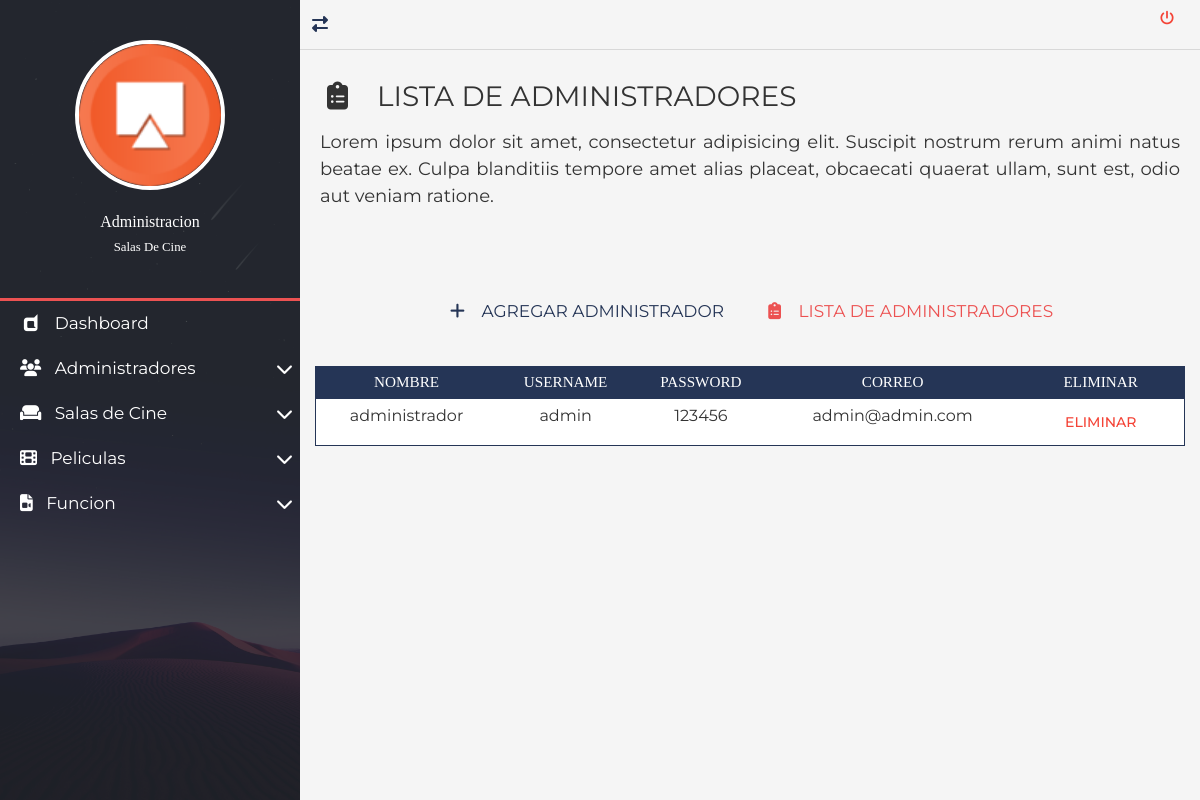
The page /views/administradores/admin-list.php on the database its author committed.
### tables this page shows
CREATE TABLE `administrador` (
  `nombre` varchar(100) NOT NULL,
  `username` varchar(100) NOT NULL,
  `password` varchar(100) NOT NULL,
  `correo` varchar(150) NOT NULL
);

### views/administradores/conexion.php (called while the page is built, shortened)
<?php
class conexion{
	public function conectar(){
		$this->link = new mysqli('localhost','root','','cine');
		return $this->link;
	}
}
?>

### views/administradores/administrador.php (called while the page is built, shortened)
<?php
class administrador
{
    private $link;
    function __construct($link)
    {
        $this->link = $link;
    }
    public function listar()
    {
        $sql = 'SELECT * FROM administrador';
        $result = $this->link->query($sql);
        $arr = array();
        while ($fil = $result->fetch_assoc()) $arr[] = $fil;
        return ($arr);
    }
}

### views/administradores/admin-list.php (the view, shortened to what this page needs)
<?php
require_once("./conexion.php");
require_once("./administrador.php");
$con = new conexion();
$adm = new administrador($con->conectar());
$arr = $adm->listar($con->conectar());
?>
<!DOCTYPE html>
<html lang="es">
<head>
	<link rel="stylesheet" href="../css/normalize.css">
	<link rel="stylesheet" href="../css/bootstrap.min.css">
	<link rel="stylesheet" href="../css/bootstrap-material-design.min.css">
	<link rel="stylesheet" href="../css/all.css">
	<link rel="stylesheet" href="../css/sweetalert2.min.css">
	<link rel="stylesheet" href="../css/jquery.mCustomScrollbar.css">
	<link rel="stylesheet" href="../css/style.css">
</head>
<body>
	<main class="full-box main-container">
		<section class="full-box nav-lateral">
			<div class="full-box nav-lateral-content">
				<figure class="full-box nav-lateral-avatar">
					<img src="../assets/avatar/cine.png" class="img-fluid" alt="Avatar">
					<figcaption class="roboto-medium text-center">
						Administracion <br><small class="roboto-condensed-light">Salas De Cine</small>
					</figcaption>
				</figure>
				<div class="full-box nav-lateral-bar"></div>
				<nav class="full-box nav-lateral-menu">
					<ul>
						<li>
							<a href="../home.php"><i class="fab fa-dashcube fa-fw"></i> &nbsp; Dashboard</a>
						</li>
						<li>
							<a href="#" class="nav-btn-submenu"><i class="fas fa-users fa-fw"></i> &nbsp; Administradores <i class="fas fa-chevron-down"></i></a>
						</li>
						<li>
							<a href="#" class="nav-btn-submenu"><i class="fas fa-couch"></i> &nbsp; Salas de Cine <i class="fas fa-chevron-down"></i></a>
						</li>
						<li>
							<a href="#" class="nav-btn-submenu"><i class="fas fa-film"></i> &nbsp; Peliculas <i class="fas fa-chevron-down"></i></a>
						</li>
						<li>
							<a href="#" class="nav-btn-submenu"><i class="fas fa-file-video"></i> &nbsp; Funcion <i class="fas fa-chevron-down"></i></a>
						</li>
					</ul>
				</nav>
			</div>
		</section>
		<section class="full-box page-content">
			<nav class="full-box navbar-info">
				<a href="#" class="float-left show-nav-lateral">
					<i class="fas fa-exchange-alt"></i>
				</a>
				<form action="../login.php" method="post">
					<button type="submit" name="cerrar" class="btn btn-danger"><i class="fas fa-power-off"></i></button>
				</form>
			</nav>
			<div class="full-box page-header">
				<h3 class="text-left">
					<i class="fas fa-clipboard-list fa-fw"></i> &nbsp; LISTA DE ADMINISTRADORES
				</h3>
				<p class="text-justify">
					Lorem ipsum dolor sit amet, consectetur adipisicing elit. Suscipit nostrum rerum animi natus beatae ex. Culpa blanditiis tempore amet alias placeat, obcaecati quaerat ullam, sunt est, odio aut veniam ratione.
				</p>
			</div>
			<div class="container-fluid">
				<ul class="full-box list-unstyled page-nav-tabs">
					<li>
						<a href="../administradores/admin-new.php"><i class="fas fa-plus fa-fw"></i> &nbsp; AGREGAR ADMINISTRADOR</a>
					</li>
					<li>
						<a class="active" href="../administradores/admin-list.php"><i class="fas fa-clipboard-list fa-fw"></i> &nbsp; LISTA DE ADMINISTRADORES</a>
					</li>
				</ul>
			</div>
			<div class="container-fluid">
				<div class="table-responsive">
					<table class="table table-dark table-sm">
						<thead>
							<tr class="text-center roboto-medium">
								<th>NOMBRE</th>
								<th>USERNAME</th>
								<th>PASSWORD</th>
								<th>CORREO</th>
								<th>ELIMINAR</th>
							</tr>
						</thead>
						<tbody>
							<?php
							for ($i = 0; $i < count($arr); $i++) {
							?>
								<tr class="text-center">
									<td><?php echo $arr[$i]['nombre'] ?></td>
									<td><?php echo $arr[$i]['username'] ?></td>
									<td><?php echo $arr[$i]['password'] ?></td>
									<td><?php echo $arr[$i]['correo'] ?></td>
									<td>
										<form method="post" action="">
											<button class="btn btn-danger" type="submit" name="eliminar">Eliminar</button>
										</form>
									</td>
								</tr>
							<?php
							}
							?>
						</tbody>
					</table>
				</div>
			</div>
		</section>
	</main>
</body>
</html>

### views/css/all.css (style rules this page uses)
.fa, .fas, .far, .fal, .fab { -moz-osx-font-smoothing: grayscale; -webkit-font-smoothing: antialiased; display: inline-block; font-style: normal; font-variant: normal; text-rendering: auto; line-height: 1; }
.fa-fw { text-align: center; width: 1.25em; }
.fa-chevron-down:before { content: "\f078"; }
.fa-clipboard-list:before { content: "\f46d"; }
.fa-couch:before { content: "\f4b8"; }
.fa-dashcube:before { content: "\f210"; }
.fa-exchange-alt:before { content: "\f362"; }
.fa-file-video:before { content: "\f1c8"; }
.fa-film:before { content: "\f008"; }
.fa-plus:before { content: "\f067"; }
.fa-power-off:before { content: "\f011"; }
.fa-users:before { content: "\f0c0"; }
.fab { font-family: 'Font Awesome 5 Brands'; }
.fa, .fas { font-family: 'Font Awesome 5 Free'; font-weight: 900; }

### views/css/style.css (style rules this page uses)
:root { --color-one: #F5F5F5; --color-two: #24292E; --color-three: #EC5252; --form-color: #14111A; --accent-color: #253556; --border-color: #D8D8D8; }
body,html { font-family: 'Montserrat', sans-serif; width: 100vw; height: 100vh; background-color: var(--color-one); color: #333; font-size: 16px; }
.full-box { margin: 0; padding: 0; box-sizing: border-box; width: 100%; }
.page-header { padding: 30px 20px 60px 20px; }
.page-header > :nth-child(1) { padding-bottom: 7px; }
.page-header > :nth-child(2) { font-size: 18px; }
.page-nav-tabs { display: flex; justify-content: center; flex-wrap: wrap; margin-bottom: 30px; }
.page-nav-tabs li, .page-nav-tabs li a { height: 40px; line-height: 40px; }
.page-nav-tabs li { margin: 5px 20px; }
.page-nav-tabs li a { color: var(--accent-color); font-size: 17px; min-width: 200px; width: auto; display: block; text-align: center; user-select: none; transition: all .2s ease-in-out; border-bottom: 2px solid transparent; }
.page-nav-tabs li a.active { color: var(--color-three); cursor: none; pointer-events: none; }
.table .btn { margin-bottom: 0; }
.table thead th { color: #FFF; }
.table tbody tr { color: #333; transition: all .2s ease-in-out; }
.table-dark, .table { background-color: #fff; }
.table-dark { border: 1px solid var(--accent-color); }
.table-dark thead tr { background-color: var(--accent-color); }
.table-dark td, .table-dark thead th, .table-dark th { border: none; }
table form { margin-bottom: 0; }
.roboto-medium { font-family: 'roboto_medium_regular'; }
.roboto-condensed-light { font-family: 'roboto_condensed_light'; }
.main-container { height: 100%; position: absolute; top: 0; left: 0; overflow: hidden; }
.page-content, .nav-lateral { height: 100%; overflow: hidden; }
.page-content { position: relative; padding-left: 300px; transition: all .2s ease-in-out; padding-bottom: 20px; }
.nav-lateral { width: 300px; position: absolute; top: 0; left: 0; z-index: 1; transition: all .2s ease-in-out; background-image: url('../assets/img/nav-font.jpg'); background-position: center center; background-size: cover; }
.nav-lateral-content { max-width: 300px; height: 100%; background-color: rgba(36, 41, 46, .8); }
.nav-lateral-bar { height: 3px; background-color: var(--color-three); }
.nav-lateral-avatar { padding: 40px 0; }
.nav-lateral-avatar img { width: 50%; margin: 0 auto; display: block; border: 4px solid #FFF; border-radius: 100%; }
.nav-lateral-avatar figcaption { margin-top: 20px; color: #FFF; }
.nav-lateral-menu { height: auto; }
.nav-lateral-menu ul { margin: 0; padding: 0; list-style: none; }
.nav-lateral-menu ul li { width: 100%; height: auto; }
.nav-lateral-menu ul li a { display: block; width: 100%; height: 45px; line-height: 45px; text-decoration: none; color: #FFF; font-size: 17px; box-sizing: border-box; padding-left: 20px; transition: all .2s ease-in-out; }
.nav-lateral-menu .fa-chevron-down, .nav-lateral-menu .fa-chevron-up { float: right; height: 45px; line-height: 45px; margin-right: 7px; transition: all .2s ease-in-out; }
.navbar-info { height: 50px; border-bottom: 1px solid var(--border-color); text-align: right; padding-right: 10px; }
.navbar-info a { color: var(--accent-color); height: 50px; min-width: 40px; text-align: center; line-height: 50px; display: inline-block; transition: all .2s ease-out; user-select: none; }

### rows shown on the page
administrador: nombre "administrador", username "admin", password "123456", correo "admin@admin.com"
